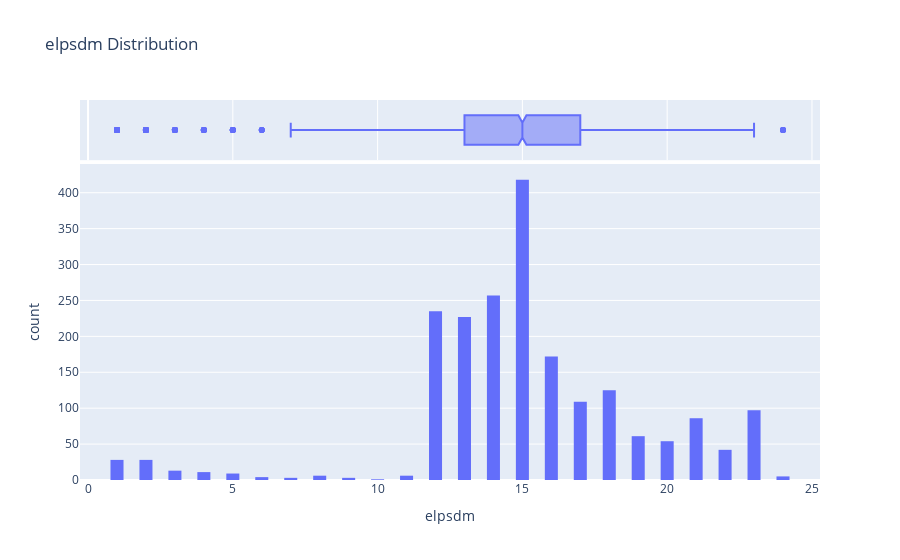

The cell this chart's notebook holds for it:
### Code cell
fig = px.histogram(df, x='elpsdm', marginal='box', nbins=47, title='elpsdm Distribution')
fig.update_layout(bargap=0.1)
fig.show()

### Figure 1 — Plotly figure (JSON) as saved in the notebook; plotly's stock layout.template omitted (floating-point values rounded to 4 significant figures; data arrays with more than 128 entries replaced by an {"elided": "..."} marker saying what was removed)
{"data": [{"bingroup": "x", "hovertemplate": "elpsdm=%{x}<br>count=%{y}<extra></extra>", "legendgroup": "", "marker": {"color": "#636efa", "pattern": {"shape": ""}}, "name": "", "nbinsx": 47, "orientation": "v", "showlegend": false, "type": "histogram", "x": {"elided": "2000 int values"}, "xaxis": "x", "yaxis": "y"}, {"hovertemplate": "elpsdm=%{x}<extra></extra>", "legendgroup": "", "marker": {"color": "#636efa"}, "name": "", "notched": true, "showlegend": false, "type": "box", "x": {"elided": "2000 int values"}, "xaxis": "x2", "yaxis": "y2"}], "layout": {"bargap": 0.1, "barmode": "relative", "legend": {"tracegroupgap": 0}, "title": {"text": "elpsdm Distribution"}, "xaxis": {"anchor": "y", "domain": [0, 1], "title": {"text": "elpsdm"}}, "xaxis2": {"anchor": "y2", "domain": [0, 1], "matches": "x", "showgrid": true, "showticklabels": false}, "yaxis": {"anchor": "x", "domain": [0, 0.8316], "title": {"text": "count"}}, "yaxis2": {"anchor": "x2", "domain": [0.8416, 1], "matches": "y2", "showgrid": false, "showline": false, "showticklabels": false, "ticks": ""}}}
